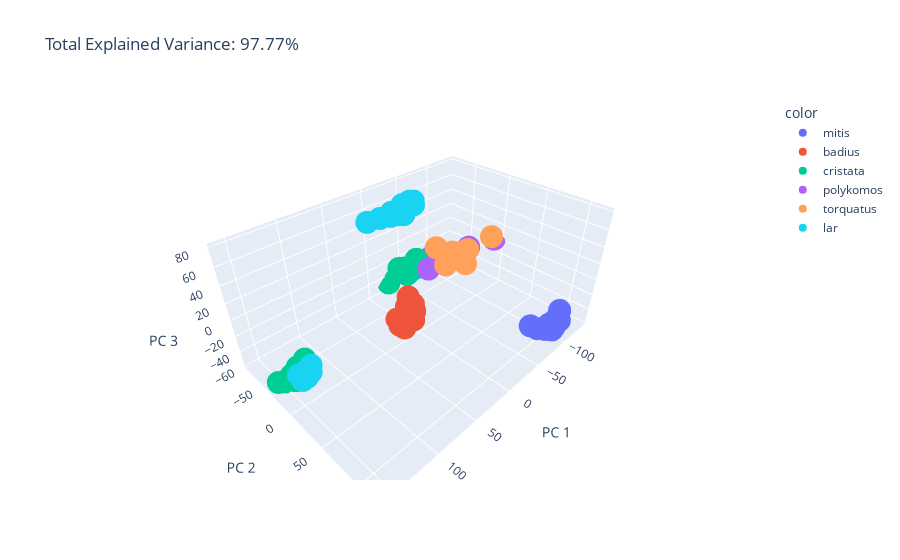

The notebook cell saved with this chart:
### Code cell
pca = PCA(n_components=3)
components = pca.fit_transform(X)

total_var = pca.explained_variance_ratio_.sum() * 100

fig = px.scatter_3d(
    components, x=0, y=1, z=2, color=df['Species'],
    title=f'Total Explained Variance: {total_var:.2f}%',
    labels={'0': 'PC 1', '1': 'PC 2', '2': 'PC 3'},
)
fig.show()

### Figure 1 — Plotly figure (JSON) as saved in the notebook; plotly's stock layout.template omitted (floating-point values rounded to 4 significant figures)
{"data": [{"hovertemplate": "color=mitis<br>PC 1=%{x}<br>PC 2=%{y}<br>PC 3=%{z}<extra></extra>", "legendgroup": "mitis", "marker": {"color": "#636efa", "symbol": "circle"}, "mode": "markers", "name": "mitis", "scene": "scene", "showlegend": true, "type": "scatter3d", "x": [-69.23, -65.74, -71.62, -79.25, -81.92, -89.95, -81.86, -92.67, -83.03, -98.04], "y": [106.0, 99.36, 113.6, 113.0, 111.7, 118.4, 116.3, 112.2, 117.2, 112.8], "z": [-34.48, -32.48, -32.36, -30.27, -32.6, -28.09, -37.71, -32.87, -34.27, -22.4]}, {"hovertemplate": "color=badius<br>PC 1=%{x}<br>PC 2=%{y}<br>PC 3=%{z}<extra></extra>", "legendgroup": "badius", "marker": {"color": "#EF553B", "symbol": "circle"}, "mode": "markers", "name": "badius", "scene": "scene", "showlegend": true, "type": "scatter3d", "x": [80.69, 73.66, 82.76, 74.87, 74.68, 92.1, 68.59, 73.84, 86.99, 75.3], "y": [65.83, 63.2, 70.97, 64.02, 70.23, 72.99, 63.85, 70.72, 63.86, 66.53], "z": [31.57, 58.39, 57.66, 45.73, 39.13, 45.29, 48.65, 47.96, 43.43, 43.19]}, {"hovertemplate": "color=cristata<br>PC 1=%{x}<br>PC 2=%{y}<br>PC 3=%{z}<extra></extra>", "legendgroup": "cristata", "marker": {"color": "#00cc96", "symbol": "circle"}, "mode": "markers", "name": "cristata", "scene": "scene", "showlegend": true, "type": "scatter3d", "x": [-26.01, -38.38, -44.67, -48.0, -45.86, -45.79, -52.37, -64.74, -53.0, -76.96, 156.4, 153.6, 149.3, 144.9, 147.3, 146.5, 139.6, 133.5], "y": [-80.97, -74.73, -67.66, -68.89, -63.99, -71.34, -58.6, -53.99, -59.09, -48.26, -34.18, -33.3, -28.41, -27.41, -23.46, -25.69, -22.48, -16.85], "z": [-45.98, -27.07, -35.76, -36.26, -30.55, -28.38, -25.54, -23.84, -13.67, -22.08, -51.06, -54.16, -57.29, -44.37, -41.45, -43.49, -33.79, -23.95]}, {"hovertemplate": "color=polykomos<br>PC 1=%{x}<br>PC 2=%{y}<br>PC 3=%{z}<extra></extra>", "legendgroup": "polykomos", "marker": {"color": "#ab63fa", "symbol": "circle"}, "mode": "markers", "name": "polykomos", "scene": "scene", "showlegend": true, "type": "scatter3d", "x": [-57.75, -71.97, -65.21, -65.93, -68.77, -83.95, -81.75, -91.02, -111.7, -136.2], "y": [-42.98, -53.06, -46.21, -46.59, -35.91, -43.81, -30.93, -27.61, -26.64, -7.367], "z": [-22.65, -16.2, -20.92, -18.16, -11.54, -12.36, -13.97, -11.46, -7.528, 1.663]}, {"hovertemplate": "color=torquatus<br>PC 1=%{x}<br>PC 2=%{y}<br>PC 3=%{z}<extra></extra>", "legendgroup": "torquatus", "marker": {"color": "#FFA15A", "symbol": "circle"}, "mode": "markers", "name": "torquatus", "scene": "scene", "showlegend": true, "type": "scatter3d", "x": [-67.8, -63.73, -74.28, -88.42, -71.66, -119.5, -82.98, -74.29, -80.3], "y": [-40.07, -20.58, -13.63, -9.332, -18.2, 0.6082, -6.732, -19.29, -13.59], "z": [4.091, -9.392, 1.426, 5.789, 5.658, 14.64, -10.05, -3.924, -0.07346]}, {"hovertemplate": "color=lar<br>PC 1=%{x}<br>PC 2=%{y}<br>PC 3=%{z}<extra></extra>", "legendgroup": "lar", "marker": {"color": "#19d3f3", "symbol": "circle"}, "mode": "markers", "name": "lar", "scene": "scene", "showlegend": true, "type": "scatter3d", "x": [17.5, 7.427, -12.65, 0.2323, -11.62, -2.248, -23.08, -11.45, -6.6, -25.35, -19.13, 145.6, 147.0, 143.5, 143.2, 140.9, 141.1, 137.5], "y": [-57.89, -49.19, -36.57, -40.26, -31.93, -41.55, -36.95, -33.29, -36.33, -33.68, -26.84, -10.1, -0.5957, 2.198, -4.679, -2.467, 6.936, 1.669], "z": [61.46, 65.38, 78.33, 68.4, 74.28, 71.6, 78.61, 68.71, 69.1, 79.09, 78.99, -31.35, -30.35, -26.79, -27.13, -23.6, -18.37, -16.17]}], "layout": {"legend": {"title": {"text": "color"}, "tracegroupgap": 0}, "scene": {"domain": {"x": [0, 1], "y": [0, 1]}, "xaxis": {"title": {"text": "PC 1"}}, "yaxis": {"title": {"text": "PC 2"}}, "zaxis": {"title": {"text": "PC 3"}}}, "title": {"text": "Total Explained Variance: 97.77%"}}}
